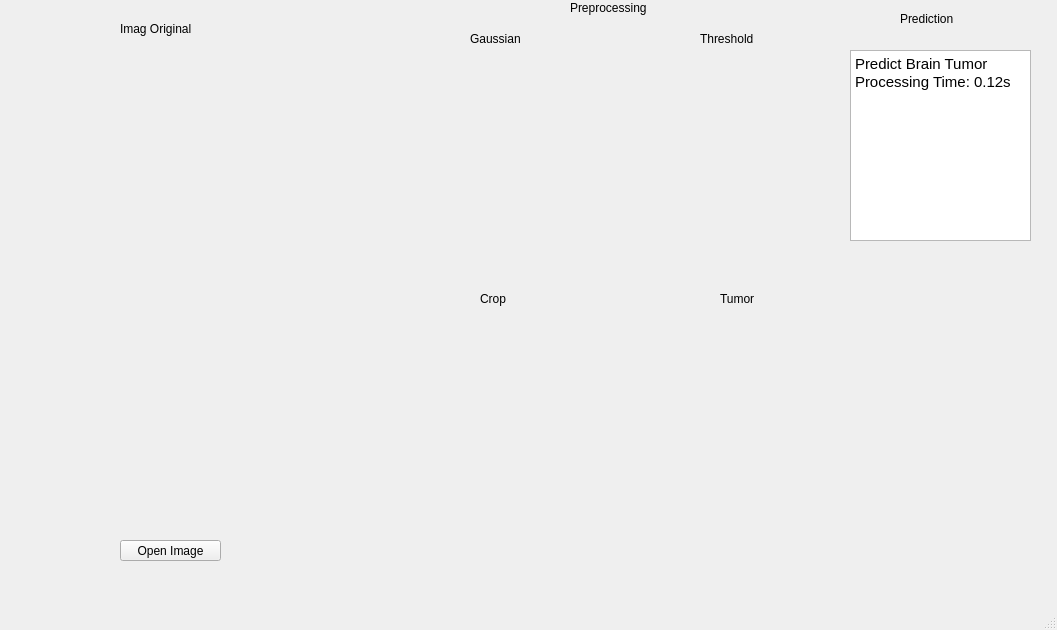
<?xml version="1.0" encoding="UTF-8"?>
<ui version="4.0">
 <class>MainWindow</class>
 <widget class="QMainWindow" name="MainWindow">
  <property name="geometry">
   <rect>
    <x>0</x>
    <y>0</y>
    <width>1057</width>
    <height>630</height>
   </rect>
  </property>
  <property name="windowTitle">
   <string>MainWindow</string>
  </property>
  <widget class="QWidget" name="centralwidget">
   <widget class="QPushButton" name="pushButton">
    <property name="geometry">
     <rect>
      <x>120</x>
      <y>540</y>
      <width>101</width>
      <height>21</height>
     </rect>
    </property>
    <property name="text">
     <string>Open Image</string>
    </property>
   </widget>
   <widget class="QLabel" name="label">
    <property name="geometry">
     <rect>
      <x>10</x>
      <y>50</y>
      <width>351</width>
      <height>461</height>
     </rect>
    </property>
    <property name="text">
     <string/>
    </property>
    <property name="pixmap">
     <pixmap>../../data_test/yes/Y1.jpg</pixmap>
    </property>
    <property name="scaledContents">
     <bool>true</bool>
    </property>
   </widget>
   <widget class="QLabel" name="label_2">
    <property name="geometry">
     <rect>
      <x>120</x>
      <y>20</y>
      <width>101</width>
      <height>17</height>
     </rect>
    </property>
    <property name="text">
     <string>Imag Original</string>
    </property>
   </widget>
   <widget class="QLabel" name="label_3">
    <property name="geometry">
     <rect>
      <x>570</x>
      <y>0</y>
      <width>101</width>
      <height>16</height>
     </rect>
    </property>
    <property name="text">
     <string>Preprocessing</string>
    </property>
   </widget>
   <widget class="QLabel" name="label_4">
    <property name="geometry">
     <rect>
      <x>410</x>
      <y>50</y>
      <width>181</width>
      <height>211</height>
     </rect>
    </property>
    <property name="text">
     <string/>
    </property>
    <property name="pixmap">
     <pixmap>../../Gaussian.jpg</pixmap>
    </property>
    <property name="scaledContents">
     <bool>true</bool>
    </property>
   </widget>
   <widget class="QLabel" name="label_5">
    <property name="geometry">
     <rect>
      <x>650</x>
      <y>50</y>
      <width>181</width>
      <height>211</height>
     </rect>
    </property>
    <property name="text">
     <string/>
    </property>
    <property name="pixmap">
     <pixmap>../../abcd1.jpg</pixmap>
    </property>
    <property name="scaledContents">
     <bool>true</bool>
    </property>
   </widget>
   <widget class="QLabel" name="label_6">
    <property name="geometry">
     <rect>
      <x>410</x>
      <y>310</y>
      <width>181</width>
      <height>211</height>
     </rect>
    </property>
    <property name="text">
     <string/>
    </property>
    <property name="pixmap">
     <pixmap>../../image crop.jpg</pixmap>
    </property>
    <property name="scaledContents">
     <bool>true</bool>
    </property>
   </widget>
   <widget class="QLabel" name="label_7">
    <property name="geometry">
     <rect>
      <x>650</x>
      <y>310</y>
      <width>181</width>
      <height>211</height>
     </rect>
    </property>
    <property name="text">
     <string/>
    </property>
    <property name="pixmap">
     <pixmap>../../abcd2.jpg</pixmap>
    </property>
    <property name="scaledContents">
     <bool>true</bool>
    </property>
   </widget>
   <widget class="QLabel" name="label_8">
    <property name="geometry">
     <rect>
      <x>900</x>
      <y>10</y>
      <width>71</width>
      <height>17</height>
     </rect>
    </property>
    <property name="text">
     <string>Prediction</string>
    </property>
   </widget>
   <widget class="QTextEdit" name="textEdit">
    <property name="geometry">
     <rect>
      <x>850</x>
      <y>50</y>
      <width>181</width>
      <height>191</height>
     </rect>
    </property>
    <property name="tabChangesFocus">
     <bool>false</bool>
    </property>
    <property name="html">
     <string>&lt;!DOCTYPE HTML PUBLIC &quot;-//W3C//DTD HTML 4.0//EN&quot; &quot;http://www.w3.org/TR/REC-html40/strict.dtd&quot;&gt;
&lt;html&gt;&lt;head&gt;&lt;meta name=&quot;qrichtext&quot; content=&quot;1&quot; /&gt;&lt;style type=&quot;text/css&quot;&gt;
p, li { white-space: pre-wrap; }
&lt;/style&gt;&lt;/head&gt;&lt;body style=&quot; font-family:'Ubuntu'; font-size:11pt; font-weight:400; font-style:normal;&quot;&gt;
&lt;p style=&quot; margin-top:0px; margin-bottom:0px; margin-left:0px; margin-right:0px; -qt-block-indent:0; text-indent:0px;&quot;&gt;Predict Brain Tumor&lt;/p&gt;
&lt;p style=&quot; margin-top:0px; margin-bottom:0px; margin-left:0px; margin-right:0px; -qt-block-indent:0; text-indent:0px;&quot;&gt;Processing Time: 0.12s&lt;/p&gt;&lt;/body&gt;&lt;/html&gt;</string>
    </property>
   </widget>
   <widget class="QLabel" name="label_9">
    <property name="geometry">
     <rect>
      <x>470</x>
      <y>30</y>
      <width>71</width>
      <height>17</height>
     </rect>
    </property>
    <property name="text">
     <string>Gaussian</string>
    </property>
   </widget>
   <widget class="QLabel" name="label_10">
    <property name="geometry">
     <rect>
      <x>700</x>
      <y>30</y>
      <width>71</width>
      <height>17</height>
     </rect>
    </property>
    <property name="text">
     <string>Threshold</string>
    </property>
   </widget>
   <widget class="QLabel" name="label_11">
    <property name="geometry">
     <rect>
      <x>480</x>
      <y>290</y>
      <width>41</width>
      <height>17</height>
     </rect>
    </property>
    <property name="text">
     <string>Crop</string>
    </property>
   </widget>
   <widget class="QLabel" name="label_12">
    <property name="geometry">
     <rect>
      <x>720</x>
      <y>290</y>
      <width>51</width>
      <height>17</height>
     </rect>
    </property>
    <property name="text">
     <string>Tumor</string>
    </property>
   </widget>
  </widget>
  <widget class="QMenuBar" name="menubar">
   <property name="geometry">
    <rect>
     <x>0</x>
     <y>0</y>
     <width>1057</width>
     <height>22</height>
    </rect>
   </property>
  </widget>
  <widget class="QStatusBar" name="statusbar"/>
 </widget>
 <resources/>
 <connections/>
</ui>
